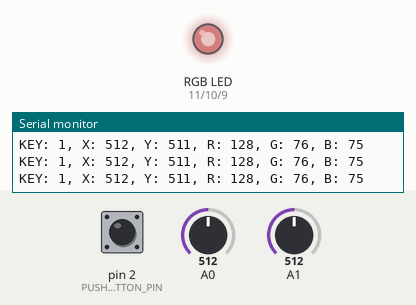
Recording of a sketch running on a simulated Arduino Uno, built with avr-gcc and run on an emulated ATmega328P. Shown: an RGB LED mixed from three pins (HIGH = lit), the last lines printed to the serial monitor. The test bench sets the inputs (shaded band); at power-on: A0 = 512, A1 = 512, pin 2 (PUSHBUTTON_PIN) HIGH. Dim RGB values are drawn brighter than linear.

Above: at 1.2 s.
1.3 s: A0 set to 716
At 2.5 s:
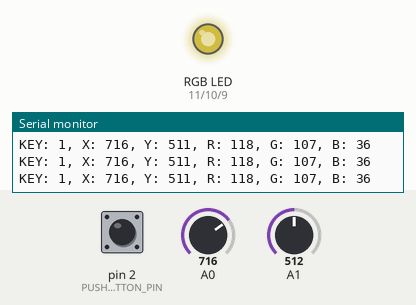
2.8 s: A1 set to 716
At 3.6 s:
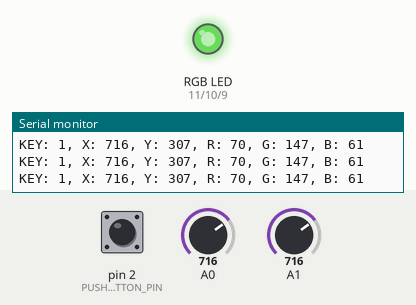
4.3 s: pin 2 (PUSHBUTTON_PIN) pulled LOW for 0.15 s
At 4.8 s:
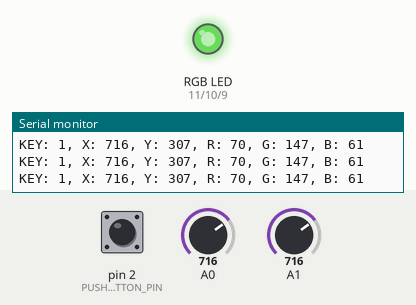
5.9 s: A0 set to 900
At 6.9 s:
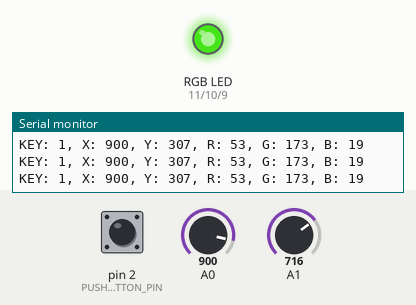
7.4 s: A1 set to 511
At 8.0 s:
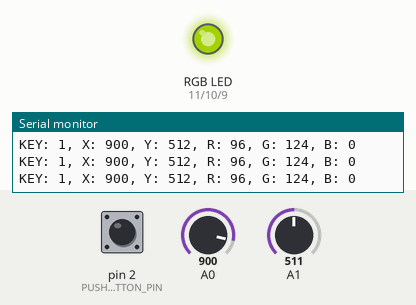
8.9 s: A1 set to 0
At 10.2 s:
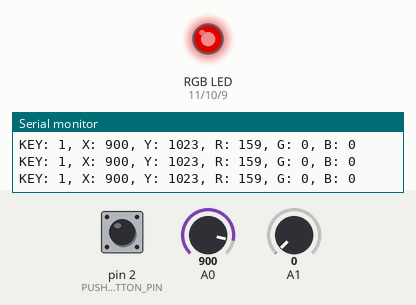
Timing chart, 0 to 11.4 s (numbered marks = the images above; inputs shaded):
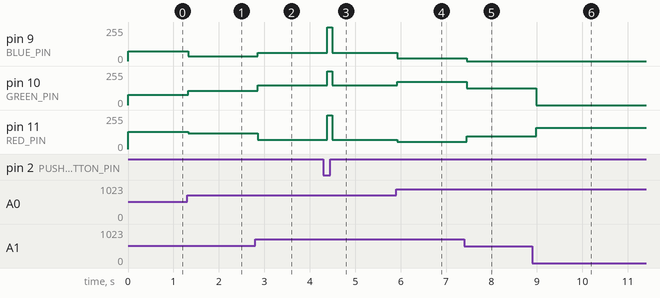

The sketch:

RgbLedJoystick.ino
```cpp
// (licence header left out)
const int PUSHBUTTON_PIN = 2; // S-K pin
const int RED_PIN = 11;
const int GREEN_PIN = 10;
const int BLUE_PIN = 9;

const int redX = 512;
const int redY = 1023;
const int greenX = 1023;
const int greenY = 0;
const int blueX = 0;
const int blueY = 0;

void setup() {
  Serial.begin(9600);
  // Set the Joystick button as an input
  pinMode(PUSHBUTTON_PIN, INPUT);
  digitalWrite(PUSHBUTTON_PIN, HIGH);

  pinMode(RED_PIN, OUTPUT);
  pinMode(GREEN_PIN, OUTPUT);
  pinMode(BLUE_PIN, OUTPUT);
}

void loop() {
  int xAxis = analogRead(A0);
  int yAxis = analogRead(A1);

  // Flip orientation (if needed)
  xAxis = map(xAxis, 0, 1023, 0, 1023);
  yAxis = map(yAxis, 0, 1023, 1023, 0);

  int distanceRed = sqrt(pow(abs(redX - xAxis), 2) +  pow(abs(redY - yAxis), 2));
  int distanceGreen = sqrt(pow(abs(greenX - xAxis), 2) +  pow(abs(greenY - yAxis), 2));
  int distanceBlue = sqrt(pow(abs(blueX - xAxis), 2) +  pow(abs(blueY - yAxis), 2));

  int brightRed = 255 - constrain(map(distanceRed, 0, 1023, 0, 255), 0, 255);
  int brightGreen = 255 - constrain(map(distanceGreen, 0, 1023, 0, 255), 0, 255);
  int brightBlue = 255 - constrain(map(distanceBlue, 0, 1023, 0, 255), 0, 255);

  if (digitalRead(PUSHBUTTON_PIN) == 0) {
      brightRed = 255;
      brightGreen = 255;
      brightBlue = 255;
  }

  analogWrite(RED_PIN, brightRed);
  analogWrite(GREEN_PIN, brightGreen);
  analogWrite(BLUE_PIN, brightBlue);

  Serial.print("KEY: ");
  Serial.print(digitalRead(PUSHBUTTON_PIN));
  Serial.print(", X: ");
  Serial.print(xAxis);
  Serial.print(", Y: ");
  Serial.print(yAxis);
  Serial.print(", R: ");
  Serial.print(brightRed);
  Serial.print(", G: ");
  Serial.print(brightGreen);
  Serial.print(", B: ");
  Serial.print(brightBlue);
  Serial.println("\n");

  delay(100);
}
```

Measured:
- after the input at 1.3 s, pin 9 (BLUE_PIN): 75/255 → 36/255 at once; pin 10 (GREEN_PIN): 76/255 → 107/255 at once; pin 11 (RED_PIN): 128/255 → 118/255 at once
- after the input at 2.8 s, pin 9 (BLUE_PIN): 36/255 → 61/255 after 0.06 s; pin 10 (GREEN_PIN): 107/255 → 147/255 after 0.06 s; pin 11 (RED_PIN): 118/255 → 70/255 after 0.06 s
- after the input at 4.3 s, pin 9 (BLUE_PIN): 61/255 → 255/255 after 0.09 s, → 61/255 0.10 s later; pin 10 (GREEN_PIN): 147/255 → 255/255 after 0.09 s, → 147/255 0.10 s later; pin 11 (RED_PIN): 70/255 → 255/255 after 0.09 s, → 70/255 0.10 s later
- after the input at 5.9 s, pin 9 (BLUE_PIN): 61/255 → 19/255 at once; pin 10 (GREEN_PIN): 147/255 → 173/255 at once; pin 11 (RED_PIN): 70/255 → 53/255 at once
- after the input at 7.4 s, pin 9 (BLUE_PIN): 19/255 → 0/255 after 0.05 s; pin 10 (GREEN_PIN): 173/255 → 124/255 after 0.05 s; pin 11 (RED_PIN): 53/255 → 96/255 after 0.05 s
- after the input at 8.9 s, pin 10 (GREEN_PIN): 124/255 → 0/255 after 0.08 s; pin 11 (RED_PIN): 96/255 → 159/255 after 0.08 s
